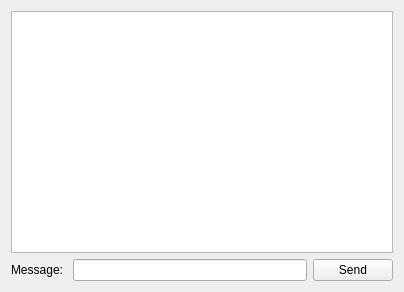
<?xml version="1.0" encoding="UTF-8"?>
<ui version="4.0">
 <class>Widget</class>
 <widget class="QWidget" name="Widget">
  <property name="geometry">
   <rect>
    <x>0</x>
    <y>0</y>
    <width>404</width>
    <height>292</height>
   </rect>
  </property>
  <property name="windowTitle">
   <string>Widget</string>
  </property>
  <layout class="QVBoxLayout" name="verticalLayout">
   <item>
    <widget class="QTextBrowser" name="textBrowser"/>
   </item>
   <item>
    <layout class="QHBoxLayout" name="horizontalLayout">
     <item>
      <widget class="QLabel" name="label">
       <property name="text">
        <string>Message: </string>
       </property>
      </widget>
     </item>
     <item>
      <widget class="QLineEdit" name="lineEdit"/>
     </item>
     <item>
      <widget class="QPushButton" name="pbtSend">
       <property name="text">
        <string>Send</string>
       </property>
      </widget>
     </item>
    </layout>
   </item>
  </layout>
 </widget>
 <resources/>
 <connections/>
</ui>
